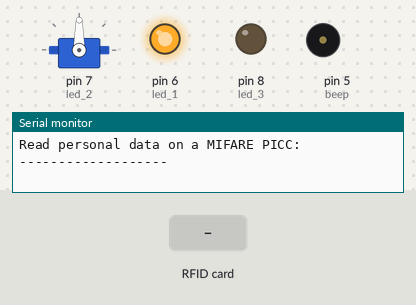
Bench run of a sketch on a simulated Arduino Uno, built with avr-gcc and run on an emulated ATmega328P. Parts: servo, output pins drawn as LEDs (lit = HIGH), buzzer (waves = sounding), the last lines printed to the serial monitor. The test bench sets the inputs (shaded band). Pins used as bus, display or sensor lines are not drawn.

Above: at 1.4 s.
1.5 s: RFID card 5E 7A 19 C4 held to the reader
At 2.6 s:
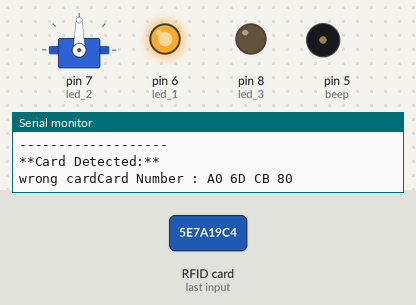
3.1 s: RFID card C0 35 0E 7C held to the reader
At 9.6 s:
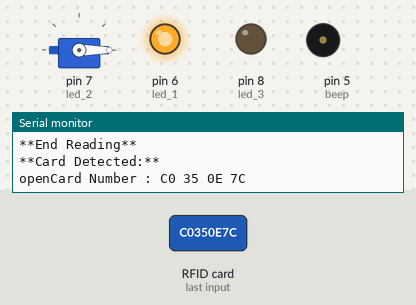
Timing chart, 0 to 11.1 s (numbered marks = the images above; inputs shaded):
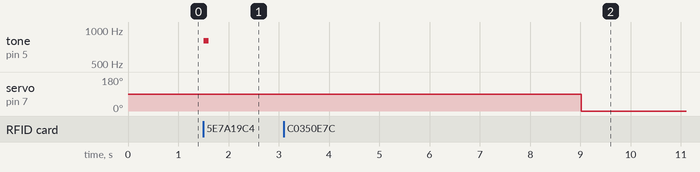

Measured:
- after the input at 1.5 s, tone on pin 5 (beep): silent → 800 Hz at once, → silent 0.10 s later
- after the input at 3.1 s, servo on pin 7 (led_2): 90° → 0° after 5.9 s

The sketch:

getlock_rfid.ino
```cpp
#include <SPI.h>
#include <MFRC522.h>
#include <Wire.h>

#include <Servo.h>

Servo myservo;


int addr = 0;
byte value;
int x;
int val;
int led_1=6;
int led_2=7;
int led_3=8;
int beep=5;
constexpr uint8_t RST_PIN = 9;     // Configurable, see typical pin layout above
constexpr uint8_t SS_PIN = 10;     // Configurable, see typical pin layout above

MFRC522 mfrc522(SS_PIN, RST_PIN);   // Create MFRC522 instance


void setup() {
  Serial.begin(9600);
  myservo.attach(7); // Initialize serial communications with the PC
  pinMode(led_1,OUTPUT);
  pinMode(led_2,OUTPUT);
  pinMode(led_3,OUTPUT);
  pinMode(beep,OUTPUT);
  digitalWrite(led_1, HIGH);

  SPI.begin();                                                  // Init SPI bus
  mfrc522.PCD_Init();                                              // Init MFRC522 card
  Serial.println(F("Read personal data on a MIFARE PICC:"));    //shows in serial that it is ready to read

  while (!Serial) ; // wait for serial
  delay(200);
 // Serial.println("send command to check data");
  Serial.println("-------------------");

}


void loop() {


                  // Prepare key - all keys are set to FFFFFFFFFFFFh at chip delivery from the factory.
                  MFRC522::MIFARE_Key key;
                  for (byte i = 0; i < 6; i++) key.keyByte[i] = 0xFF;

                  //some variables we need
                  byte block;
                  byte len;
                  MFRC522::StatusCode status;

                  //-------------------------------------------

                  // Look for new cards
                  if ( ! mfrc522.PICC_IsNewCardPresent()) {
                    return;
                  }

                  // Select one of the cards
                  if ( ! mfrc522.PICC_ReadCardSerial()) {
                    return;
                  }

                  Serial.println(F("**Card Detected:**"));


                //start rfid check
                String content= "";
                  byte letter;
                  for (byte i = 0; i < mfrc522.uid.size; i++)
                  {
                    // Serial.print(mfrc522.uid.uidByte[i] < 0x10 ? " 0" : " ");
                     //Serial.print(mfrc522.uid.uidByte[i], HEX);
                     content.concat(String(mfrc522.uid.uidByte[i] < 0x10 ? " 0" : " "));
                     content.concat(String(mfrc522.uid.uidByte[i], HEX));
                  }

                  content.toUpperCase();

                  if (content.substring(1) == "C0 35 0E 7C") //change here the UID of the card/cards that you want to give access
                  {

                    Serial.print("open");

                            Serial.print("Card Number : C0 35 0E 7C");
                            delay(2000);
                            myservo.write(90);
                            delay(3000);
                            myservo.write(0);
                  }
                  else{
                    Serial.print("wrong card");
                     Serial.print("Card Number : A0 6D CB 80");
                     digitalWrite(4,HIGH);
                     tone(5,800,100);
                     delay(1500);
                     digitalWrite(4,LOW);
                  }


                delay(1000); //change value if you want to read cards faster

                mfrc522.PICC_HaltA();
                mfrc522.PCD_StopCrypto1();
                  Serial.println(F("\n**End Reading**\n"));


              }
```
